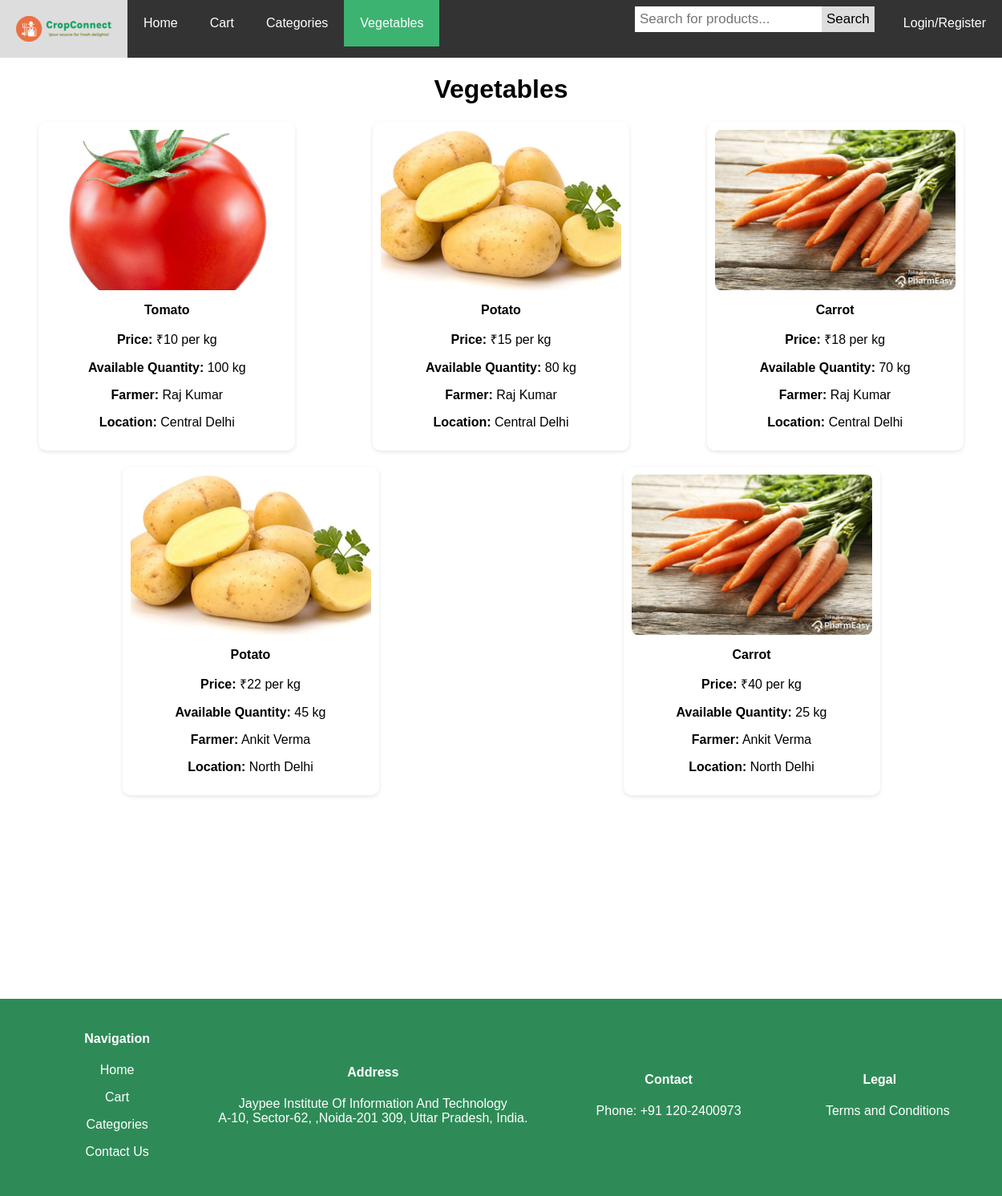
Screenshot of /vegetables.php with the database file from the repository.
### tables this page shows
CREATE TABLE Product (
  ProductID INT PRIMARY KEY,
  ProductName VARCHAR(35),
  CatID INT,
  Price INT,
  Quantity_avail INT,
  FarmerID INT,
  FOREIGN KEY(FarmerID) REFERENCES Users(ID),
  FOREIGN KEY(CatID) REFERENCES Category(CatID)
);

CREATE TABLE Users (
  ID INT PRIMARY KEY AUTO_INCREMENT,
  Username VARCHAR(25) UNIQUE,
  Password VARCHAR(64),
  Type CHAR(1),
  Name VARCHAR(35),
  Contact VARCHAR(10),
  Email VARCHAR(60),
  Location VARCHAR(60)
);

### vegetables.php (the view, shortened to what this page needs)
<html lang="en">
<head>
  <link rel="stylesheet" href="styles2.css">
</head>
<body>
  <div class="navbar">
    <a href="index.php" class="logo"><img src="cropconnect.png" alt="Company Logo"></a>
    <a href="index.php">Home</a>
    <a href="cart.php">Cart</a>
    <a href="categories.php">Categories</a>
    <a class="active" href="vegetables.php">Vegetables</a>
    <div class="login-container">
      <?php
      if (isset($_SESSION['username'])) {
        echo '<div class="login-name">Welcome ' . $_SESSION['firstName'] . '</div>';
        echo '<a href="logout.php">Logout</a>';
      } else {
        echo '<a href="login.php">Login/Register</a>';
      }
      ?>
    </div>
    <div id="search-container">
      <form action="search.php" method="GET">
        <input type="text" placeholder="Search for products..." name="search">
        <button type="submit">Search</button>
      </form>
    </div>
  </div>
  <div class="container">
    <h1>Vegetables</h1>
    <div class="product-container">
      <?php
      $servername = "localhost";
      $username = "root";
      $password = "";
      $dbname = "farmermarket";
      $conn = new mysqli($servername, $username, $password, $dbname);
      $sql_vegetables = "SELECT
        Product.ProductID,
        Product.ProductName,
        Product.Price,
        Product.Quantity_avail,
        Product.FarmerID,
        Product.Image,
        Users.Name AS FarmerName,
        Users.Location AS FarmerLocation
        FROM product
        JOIN Users ON Product.FarmerID = Users.ID
        WHERE Product.CatID = (SELECT CatID FROM category WHERE Category = 'Vegetables')";
      $result_vegetables = $conn->query($sql_vegetables);
      if ($result_vegetables->num_rows > 0) {
        while ($row_vegetables = $result_vegetables->fetch_assoc()) {
          echo '<a href="product_details.php?productID=' . $row_vegetables["ProductID"] . '" class="product-link">';
          echo '<div class="product-card">';
          echo '<img class="product-image" src="' . $row_vegetables["Image"] . '" alt="' . $row_vegetables["ProductName"] . '">';
          echo '<p><strong>' . $row_vegetables["ProductName"] . '</strong></p>';
          echo '<p><strong>Price:</strong> ₹' . $row_vegetables["Price"] . ' per kg</p>';
          echo '<p><strong>Available Quantity:</strong> ' . $row_vegetables["Quantity_avail"] . ' kg</p>';
          echo '<p><strong>Farmer:</strong> ' . $row_vegetables["FarmerName"] . '</p>';
          echo '<p><strong>Location:</strong> ' . $row_vegetables["FarmerLocation"] . '</p>';
          echo '</div>';
          echo '</a>';
        }
      } else {
        echo '<p>No vegetables available.</p>';
      }
      ?>
    </div>
  </div>
  <footer>
  <br><br><br><br><br><br><br>
  <br><br><br><br><br><br>
    <div class="footer-content">
      <div class="footer-section">
        <h4>Navigation</h4>
        <p><a href="index.php">Home</a></p>
        <p><a href="cart.php">Cart</a></p>
        <p><a href="categories.php">Categories</a></p>
        <p><a href="contact.php">Contact Us</a></p>
      </div>
      <div class="footer-section">
        <h4>Address</h4>
        <p>Jaypee Institute Of Information And Technology<br>
          A-10, Sector-62, ,Noida-201 309,
          Uttar Pradesh, India.
        </p>
      </div>
      <div class="footer-section">
        <h4>Contact</h4>
        <p>Phone: +91 120-2400973</p>
      </div>
      <div class="footer-section">
        <h4>Legal</h4>
        <p><a href="terms.php">Terms and Conditions</a></p>
      </div>
    </div>
  </footer>
</body>
</html>

### styles2.css (style rules this page uses)
body { margin: 0; font-family: Arial, sans-serif; }
.navbar { overflow: hidden; background-color: #333; }
.navbar .login-container, #search-container { float: right; }
.navbar a, .login-name { float: left; display: block; color: white; text-align: center; padding: 20px 20px; text-decoration: none; }
.navbar #search-container { float: right; }
.navbar input[type=text] { padding: 6px; margin-top: 8px; font-size: 17px; border: none; }
.navbar #search-container button { float: right; padding: 6px; margin-top: 8px; margin-right: 16px; background: #ddd; font-size: 17px; border: none; cursor: pointer; }
.active { background-color: MediumSeaGreen; }
.container { text-align: center; }
img { border-radius:10%; }
.footer-content { background-color: #2E8B57; padding: 20px; text-align: center; bottom: 0; width: 100%; display: flex; justify-content: space-evenly; align-items: center; color: white; }
.footer-content { display: flex; justify-content: space-between; width: 100%; flex-wrap: wrap; }
.footer-section { margin-bottom: 10px; }
.footer-content a { color: #ffffff; text-decoration: none; position: relative; }
.footer-content a:after { content: ''; display: block; width: 0; height: 1px; background-color: #0000FF; position: absolute; bottom: -2px; transition: width 0.3s; }
.footer-content a[href="terms.php"]:before { content: ' '; display: inline-block; margin-right: 20px; }

### vegetables.php (style rules this page uses)
.product-container { display: flex; flex-wrap: wrap; justify-content: space-around; margin-top: 20px; }
.product-card { width: 300px; margin-bottom: 20px; padding: 10px; background-color: rgba(255, 255, 255, 0.6); border-radius: 10px; box-shadow: 0 2px 5px rgba(10, 10, 10, 0.1); text-align: center; }
.product-image { width: 100%; height: 200px; object-fit: cover; border-radius: 8px; }
.product-link { text-decoration: none; color: inherit; }

### rows the page displays
product: Image (picture), ProductName "Tomato", Price "10", Quantity_avail "100", FarmerID.Name "Raj Kumar", FarmerID.Location "Central Delhi"
product: Image (picture), ProductName "Potato", Price "15", Quantity_avail "80", FarmerID.Name "Raj Kumar", FarmerID.Location "Central Delhi"
product: Image (picture), ProductName "Carrot", Price "18", Quantity_avail "70", FarmerID.Name "Raj Kumar", FarmerID.Location "Central Delhi"
product: Image (picture), ProductName "Potato", Price "22", Quantity_avail "45", FarmerID.Name "Ankit Verma", FarmerID.Location "North Delhi"
product: Image (picture), ProductName "Carrot", Price "40", Quantity_avail "25", FarmerID.Name "Ankit Verma", FarmerID.Location "North Delhi"
